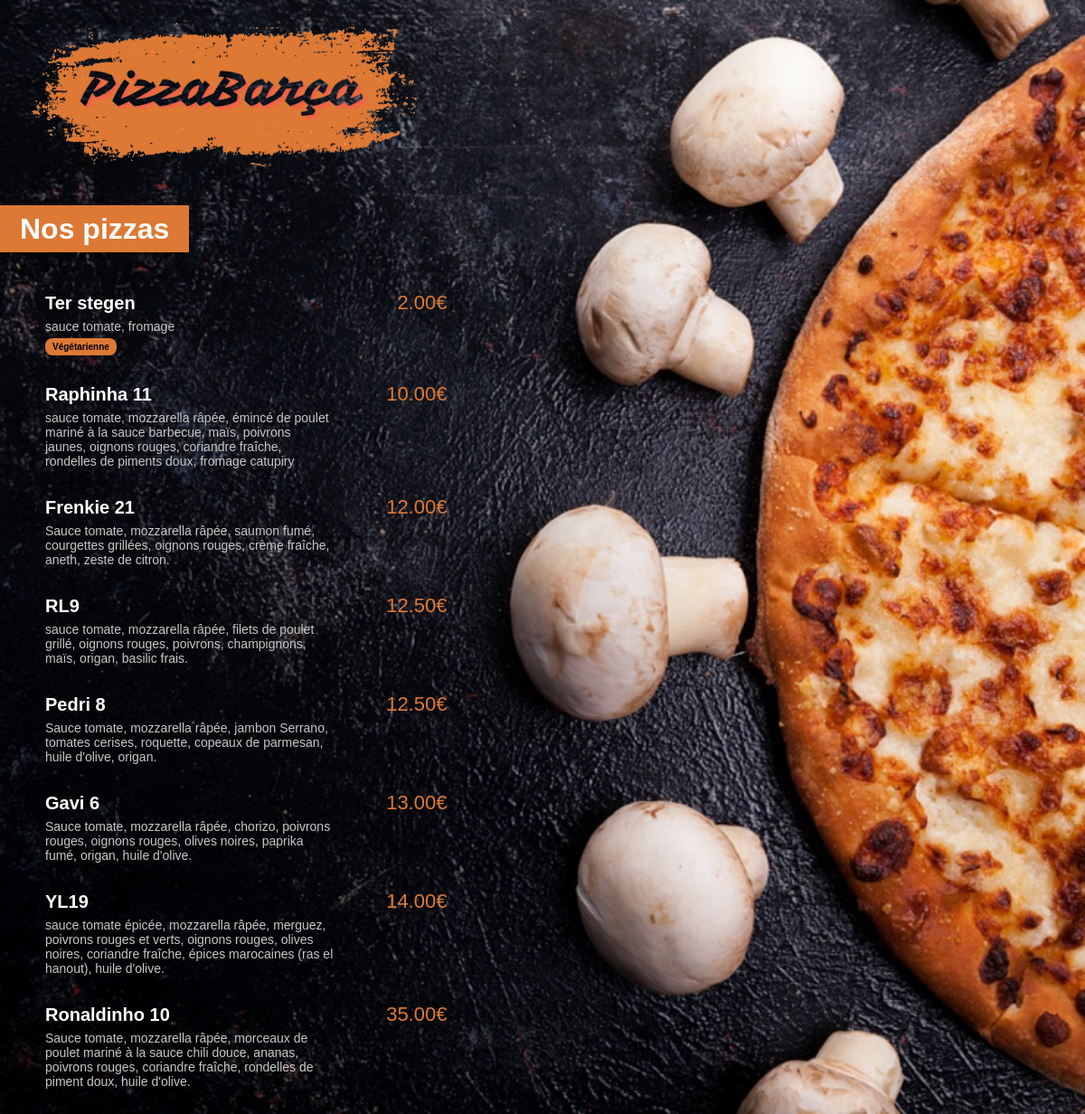
The app's page /menu/ with its own data.
### menu/models.py (models this page shows, shortened)
class Pizza(models.Model):
    name = models.CharField(max_length=200)
    ingredients = models.CharField(max_length=400)
    price = models.FloatField(default=0)
    vegetarian = models.BooleanField(default=False)

### menu/views.py (the view)
# urls.py: path('', views.index, name="index"),
def index(request):
    pizzas = Pizza.objects.all().order_by('price')
    return render(request, 'menu/index.html', {'pizzas': pizzas} )

### menu/templates/menu/index.html (shortened to what this page needs)
{% load static %}
<html lang="fr">
<head>
    <link rel="stylesheet" href="{% static 'menu/style.css' %}" }>
</head>
<body>
    <img id="small_logo" src="{% static 'menu/images/PizzaBarça.png' %}">
    <div class="menu_title">
        <h1>Nos pizzas</h1>
    </div>
    <div class="menu_list">
            {% for pizza in pizzas %}
                    <div class="menu_list_item">
                        <span class="menu_list_title">{{pizza.name}}</span>
                        <span class="menu_list_price">{{pizza.price | floatformat:2}}€</span>
                        <span class="menu_list_ingredient">{{pizza.ingredients}}</span>
                        {% if pizza.vegetarian %}
                            <span class="menu_list_badge">Végétarienne</span>
                        {% endif %}
                    </div>
            {% endfor %}
    </div>
</body>
</html>

### menu/static/menu/style.css (style rules this page uses)
body { background: url("images/menu_background.jpg") no-repeat center center fixed; -webkit-background-size: cover; -moz-background-size: cover; -o-background-size: cover; background-size: cover; color: white; margin: 0px; font-family: Arial; }
#small_logo { margin-top: 25px; margin-left: 35px; }
h1 { background-color: #DD7935; display: inline; padding: 8px 22px; }
.menu_title { margin-top: 50px; margin-bottom: 50px; }
.menu_list { margin-left: 50px; }
.menu_list_item { margin: 30px 0px }
.menu_list_title { font-weight: bold; font-size: 20px; display: inline-block; width: 350px; }
.menu_list_price { font-size: 22px; color: #DD7935; display: inline-block; width: 80px; margin-left: 10px; text-align: right; }
.menu_list_ingredient { font-size: 14px; color: #C8C8C8; margin-top: 5px; width: 320px; display: block; }
.menu_list_badge { color: black; background-color: #DD7935; font-size: 10px; padding: 4px 8px; margin-top: 5px; display: inline-block; border-radius: 8px; font-weight: bold; }

### records on screen
Pizza: name "Ter stegen", price "2.00", ingredients "sauce tomate, fromage", vegetarian "Végétarienne"
Pizza: name "Raphinha 11", price "10.00", ingredients "sauce tomate, mozzarella râpée, émincé de poulet mariné à la sauce barbecue, maïs, poivrons jaunes, oignons rouges, coriandre fraîche, rondelles de piments doux, fromage catupiry"
Pizza: name "Frenkie 21", price "12.00", ingredients "Sauce tomate, mozzarella râpée, saumon fumé, courgettes grillées, oignons rouges, crème fraîche, aneth, zeste de citron."
Pizza: name "RL9", price "12.50", ingredients "sauce tomate, mozzarella râpée, filets de poulet grillé, oignons rouges, poivrons, champignons, maïs, origan, basilic frais."
Pizza: name "Pedri 8", price "12.50", ingredients "Sauce tomate, mozzarella râpée, jambon Serrano, tomates cerises, roquette, copeaux de parmesan, huile d'olive, origan."
Pizza: name "Gavi 6", price "13.00", ingredients "Sauce tomate, mozzarella râpée, chorizo, poivrons rouges, oignons rouges, olives noires, paprika fumé, origan, huile d'olive."
Pizza: name "YL19", price "14.00", ingredients "sauce tomate épicée, mozzarella râpée, merguez, poivrons rouges et verts, oignons rouges, olives noires, coriandre fraîche, épices marocaines (ras el hanout), huile d'olive."
Pizza: name "Ronaldinho 10", price "35.00", ingredients "Sauce tomate, mozzarella râpée, morceaux de poulet mariné à la sauce chili douce, ananas, poivrons rouges, coriandre fraîche, rondelles de piment doux, huile d'olive."
